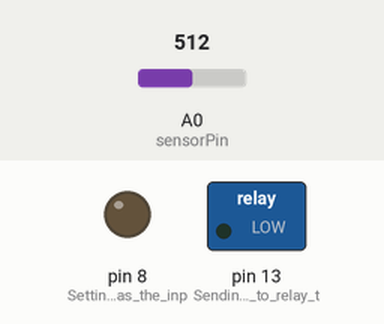
A sketch run on a simulated Arduino Uno, built with avr-gcc and run on an emulated ATmega328P. Parts: switched loads named in the sketch (green lamp = pin HIGH), output pins drawn as LEDs (lit = HIGH). The test bench sets the inputs (shaded band); at power-on: A0 (sensorPin) = 512. What the sketch prints to the serial monitor is not drawn.

Above: at 0.1 s.
At 5.1 s:
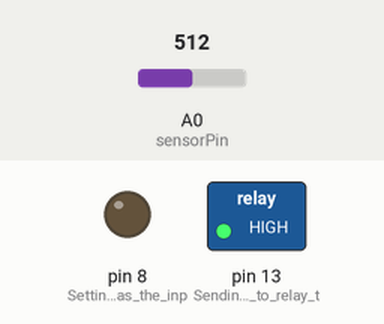
Timing chart, 0 to 6.6 s (numbered marks = the images above):
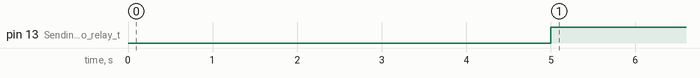

The sketch:

test1a.ino
```cpp
//Relay Sensor Integer value
int relay = 13;
int sensor = 8;
int sensor1 = 0;
int sensorPin = A0;
int val1;


void setup() {
  // put your setup code here, to run once:
  pinMode(13, OUTPUT); //Sending signal to relay through pin 13
  pinMode(8, OUTPUT); //Setting ping 8 as the input pin in order to reieve data
  Serial.begin(9600);

}

void loop() {
  // put your main code here, to run repeatedly:
 sensor1 = analogRead(sensorPin);
Serial.print("\n\nAnalogValue:");
Serial.print(sensor1);
val1 = map(sensor1, 1023, 200, 0, 100);
Serial.print("\nPercentValue: ");
Serial.print(val1);
Serial.print("%");

 if(val1 >=60)
 {
  if(val1 >= 61 && val1 <= 89)
  {
    delay(5000); //Puts fertilizer for 0.75 minutes (45 seconds)
    digitalWrite(13,HIGH); //sendinglow value to the relay
    delay(5000);

  }

  else
  {
    digitalWrite(13,LOW); //sends high value to the relay
  }
   //Every 2 hours is the delay
  }
delay(10000);
}
```

Measured:
- by itself, pin 13 (Sending_signal_to_relay_t): LOW → HIGH at 5.0 s
